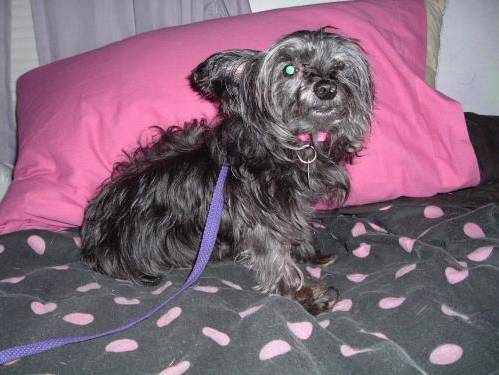
#> input picture Notebooks/images/dog.0.jpg, 499 x 375 px; its folder holds 5 pictures in this run
$ jupyter execute --allow-errors 22.Various_Python_Libraries.ipynb   (shell and % lines are left out)
#> lines starting #> are read from the running program, lines starting #| are printed output that depends on the picture
### boilerplate.py
import sys

def hello():
    print("Hello Python")

# [5 lines that do not run on import are left out]

### Notebooks/22.Various_Python_Libraries.ipynb
# 22. 자주 사용하는 Python Library 소개

## os

- 환경 변수나 디렉터리, 파일 등의 OS 자원을 제어할 수 있게 해주는 모듈이다

- 환경 변수 읽어오기

[cell 1]
import os

#os.environ
os.environ['PATH']

- 현재 workding 디랙토리

[cell 2]
current_directory = os.getcwd()
current_directory

- working 디렉토리 변경

[cell 3]
os.chdir("C:\\Users\\trimu\\OneDrive\\AlgorithmPython-BespinGlobal\\Notebooks\\images")

[cell 4]
os.getcwd()

- 현재 디렉토리의 파일 목록

[cell 5]
os.listdir()

- 다시 이전 directory로 경로 변경

[cell 6]
os.chdir(current_directory)
os.getcwd()

## sys.path

- 파이썬 모듈들이 저장되어 있는 위치를 나타낸다. 즉 이 위치에 있는 파이썬 모듈은 경로에 상관없이 어디에서나 불러올 수 있다.

[cell 7]
import sys

sys.path

- 상위 폴더의 파일을 import 해 본다

[cell 8]
from boilerplate import hello

- 상위 경로 추가

[cell 9]
sys.path.append("../")
sys.path

- 경로 추가 후 상위 폴더의 파일 import

[cell 10]
from boilerplate import hello
hello()

## pickle

- pickle 파일 저장

[cell 11]
import pickle

f = open("test.pkl", 'wb')
data = {1: 'python', 2: 'you need'}

pickle.dump(data, f)
f.close()

- pickle 파일 읽기

[cell 12]
f = open("test.pkl", 'rb')

data = pickle.load(f)
print(data)

## time

- ``time.time()``
    - ``UTC``(Universal Time Coordinated 협정 세계 표준시)를 사용하여 현재 시간을 실수 형태로 돌려주는 함수
    - 1970년 1월 1일 0시 0분 0초를 기준으로 지난 시간을 초 단위로 돌려준다


- ``time.localtime``
    - ``time.time()``이 돌려준 실수 값을 사용해서 연도, 월, 일, 시, 분, 초, ... 의 형태로 바꾸어 주는 함수


- ``time.strftime``('출력할 형식 포맷 코드', ``time.localtime(time.time())``) - string from time

```
%x  날짜를 출력, 현재 시간대 기준
%c  날짜, 요일, 시간을 출력, 현재 시간대 기준
%Y  네 자릿수 연도
%m  숫자 월
%d  일
%H  시간(24시간)
%M  분
%S  초
%z  시간대
%a  요일 줄임말
%A  요일
%b  월 줄임말
%B  월
%I  시간(12시간)
%p  AM, PM
```

[cell 13]
import time

time.time()

- 지역 시간

[cell 14]
time.localtime(time.time())

- 날짜를 출력, 현재 시간대 기준

[cell 15]
time.strftime('%x', time.localtime(time.time()))

- 날짜, 요일, 시간을 출력, 현재 시간대 기준

[cell 16]
time.strftime('%c', time.localtime(time.time()))

- 연월일 시분초 출력

[cell 17]
time.strftime('%Y-%m-%d-%H:%M:%S %A', time.localtime(time.time()))

## random

- random은 난수(규칙이 없는 임의의 수)를 발생시키는 모듈이다

[cell 18]
import random

random.random()

- random 정수 발생

[cell 19]
random.randint(1, 10)

## Pillow

- ``PIL(Python Image Library)`` 은 ``Pillow`` 의 old name

    - 설치는 pip install pillow
    - 사용은 import PIL

### image 를 읽어서 display

- ``Image.open()`` : image file open


- internet 상의 image 는 byte code 로 전송되므로 ``BytesIO`` 를 이용하여 binary 로 변환

[cell 20]
import requests
from PIL import Image
from io import BytesIO

- 인터넷상의 임의의 이미지 가져오기

[cell 21]
url = "https://c.files.bbci.co.uk/12A9B/production/_111434467_gettyimages-1143489763.jpg"

#> (the rest of this cell did not finish here and is left out)

- 저장되어 있는 이미지 불러오기

[cell 22]
img = Image.open("images/dog.0.jpg")
#> img is the input picture: PIL image 499x375 RGB; mean R, G, B 129.6, 101.6, 119.2
img = img.resize((300, 200))
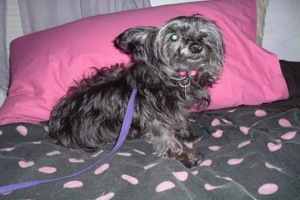
#> img: PIL image 300x200 RGB; mean R, G, B 129.6, 101.6, 119.2
img

- 이미지 크기, mode 출력

[cell 23]
print("Size: {}\nMode: {}".format(img.size, img.mode))
#| Size: (300, 200)
#| Mode: RGB

- 위의 두가지 경우를 하나의 함수로 통합

[cell 24]
path = "images/dog.0.jpg"
url = "https://c.files.bbci.co.uk/12A9B/production/_111434467_gettyimages-1143489763.jpg"

def image_load(file_path):
    if 'http' in file_path:
        response = requests.get(url)
        img = Image.open(BytesIO(response.content)).resize((300, 200))
    else:
        img = Image.open("images/dog.0.jpg").resize((300, 200))

    return img

#> (the rest of this cell did not finish here and is left out)

### PIL 에 사전 정의된 Image Filter 를 이용하여 image 변환

- ImageFilter.BLUR
- CONTOUR
- DETAIL
- EDGE_ENHANCE
- EDGE_ENHANCE_MORE
- EMBOSS
- FIND_EDGES
- SHARPEN
- SMOOTH
- SMOOTH_MORE

- 사진 흐릿하게 만들기

[cell 25]
from PIL import ImageFilter

img.filter(ImageFilter.BLUR)
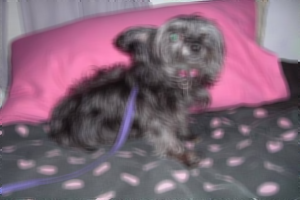
#> Out: PIL image 300x200 RGB; mean R, G, B 129.6, 101.6, 119.2

- 사진 윤곽선

[cell 26]
img.filter(ImageFilter.CONTOUR)
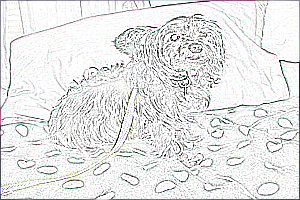
#> Out: PIL image 300x200 RGB; mean R, G, B 229.1, 229.8, 229.6

- 엠보싱 효과

[cell 27]
img.filter(ImageFilter.EMBOSS)
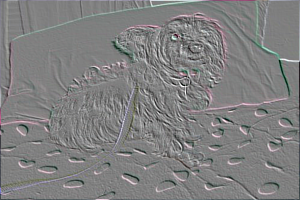
#> Out: PIL image 300x200 RGB; mean R, G, B 128, 127.9, 128.1

- 흑백으로 변환

[cell 28]
grayscale = img.convert('L')    # L : black and white mode
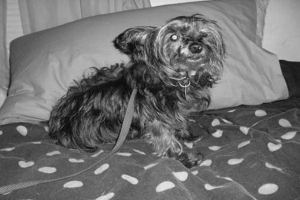
#> grayscale: PIL image 300x200 L; min 10, max 235, mean 112
grayscale

- image 회전

[cell 29]
img.rotate(180)
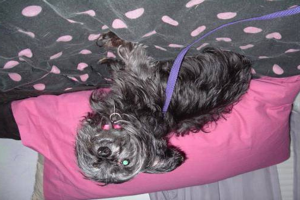
#> Out: PIL image 300x200 RGB; mean R, G, B 129.6, 101.6, 119.2

### PIL 을 이용한 image 자르기

```img.crop((left, upper, right, lower))```  - left/upper corner, right/lower corner

[cell 30]
cropped = img.crop((100, 50, 400, 300))    # cropping (left, upper, right, lower) pixel coordinates
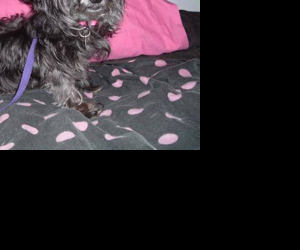
#> cropped: PIL image 300x250 RGB; mean R, G, B 45.8, 38.1, 43.2
cropped

- image 저장

[cell 31]
cropped.save('images/cropped-png.png')

[cell 32]
img = Image.open('images/cropped-png.png')
print(img.format)
#| PNG
